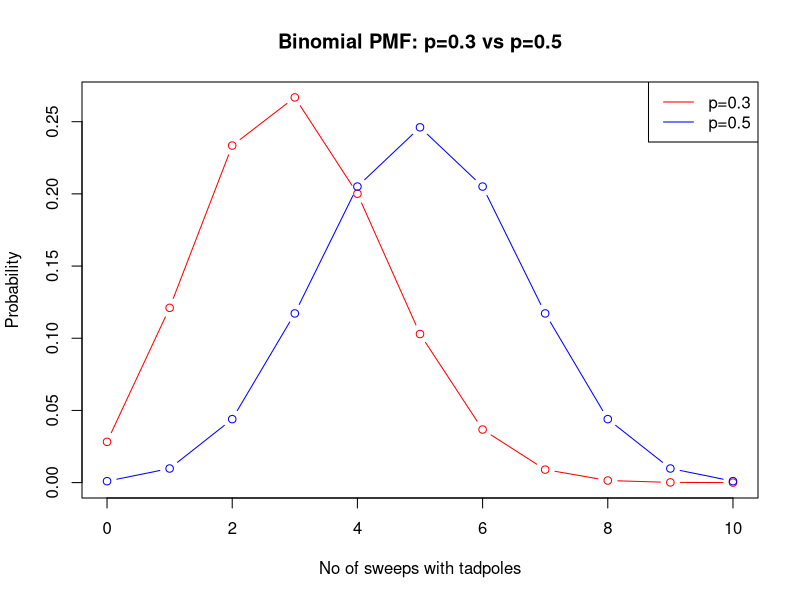
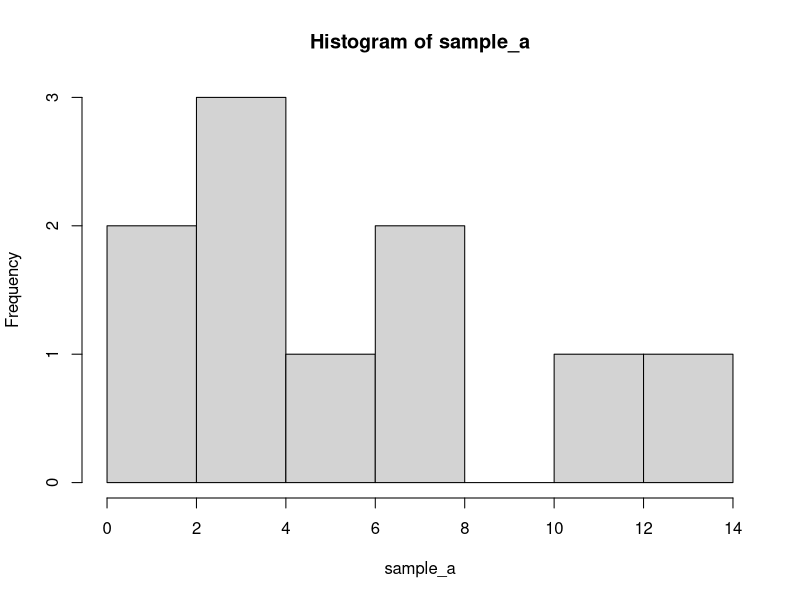
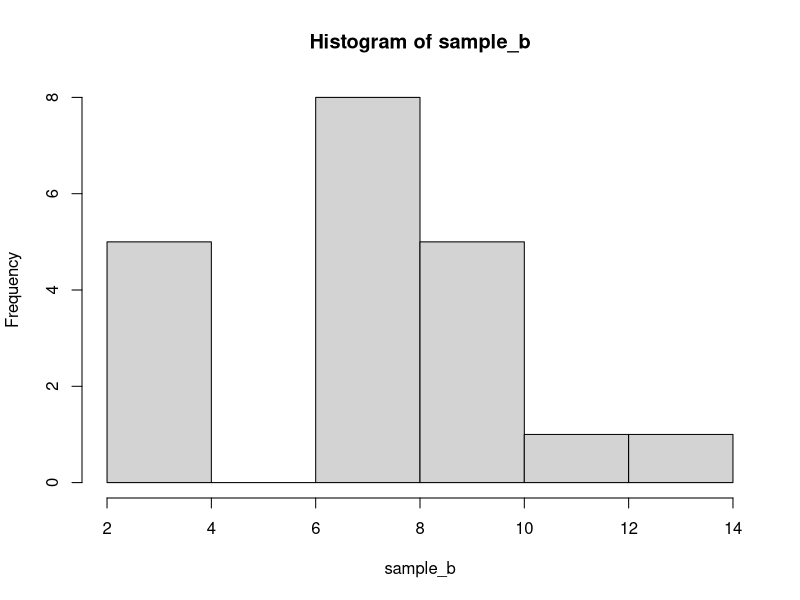
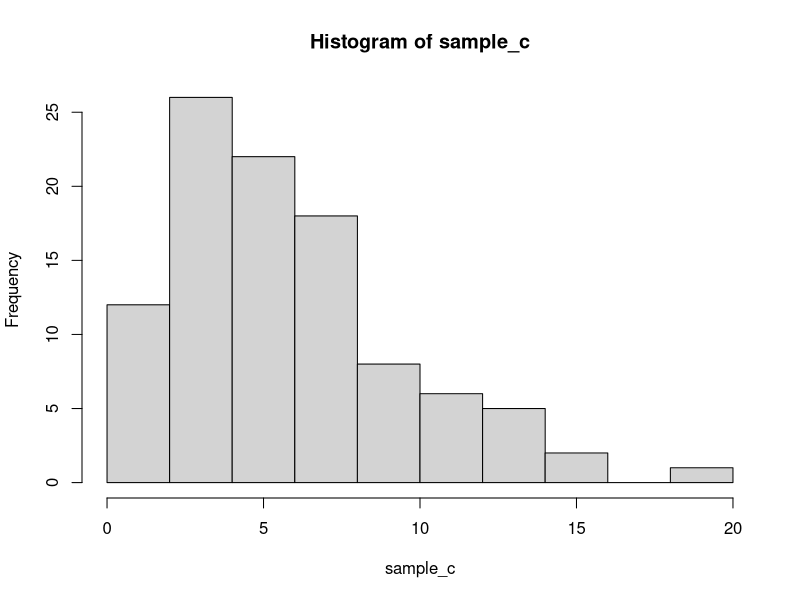
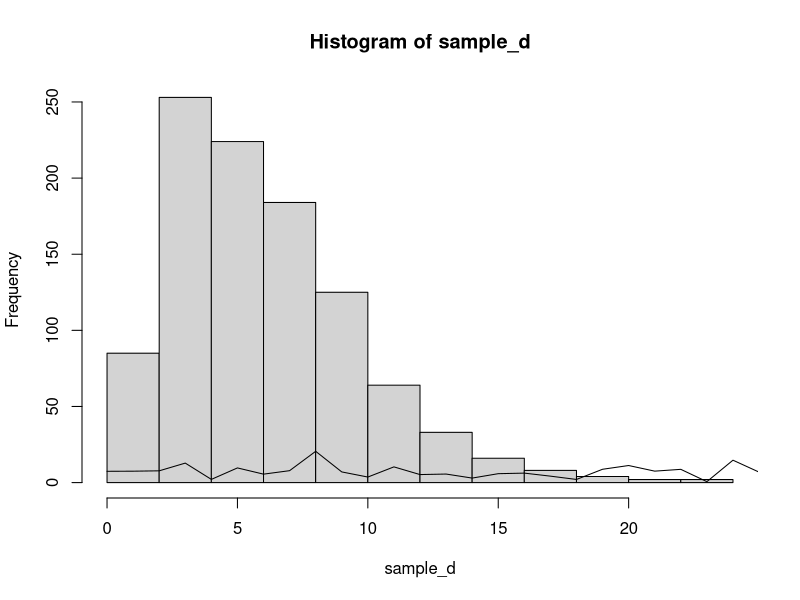
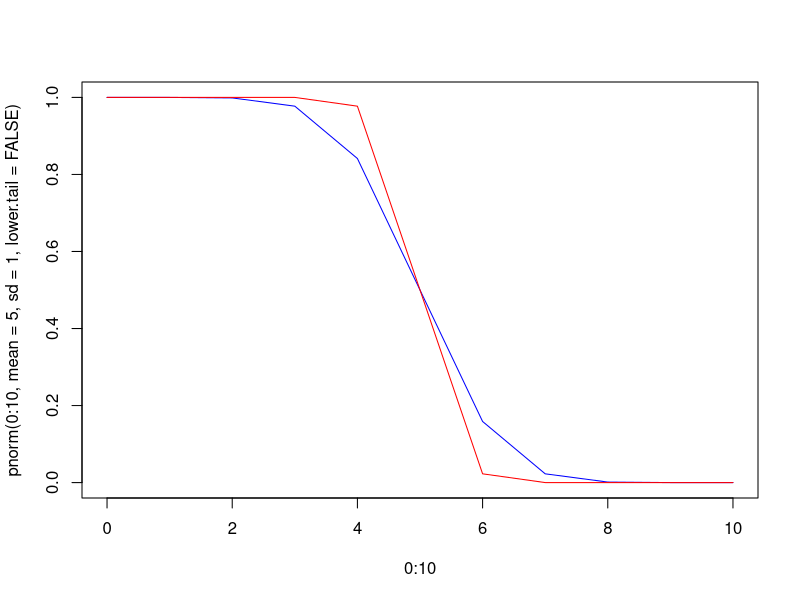
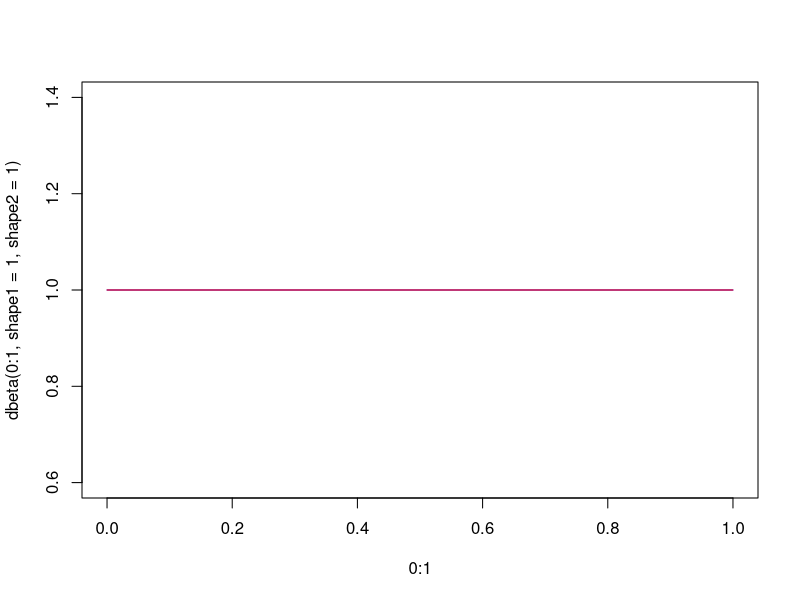

Generate these figures, in order, with R:

## Question 1

# a
set.seed(45)

rolls <- sample(1:6, 6000, replace = TRUE)

table(rolls)

#b

# expectation is the average or mean in statistics

# E(x) = total number of rolls/total number of die face

# E(x) = 6000/6 = 1000

# The expected value is 1000 which is close to what we
# have on the frequency of the 6000 simulated dice rolls



# c
# x > 1030
# n = 6000
# p(1) = 1/6

p_more_1030 <- pbinom(1030,
                      size = 6000,
                      prob = 1/6,
                      lower.tail = FALSE)
p_more_1030

set.seed(45)

sim <- replicate(10000,sum(sample(1:6, 6000, replace = TRUE) == 1) > 1030)

sum(sim)/10000

set.seed(1)
sum(sample(1:6, 6000, replace = TRUE) == 1)

set.seed(2)
sum(sample(1:6, 6000, replace = TRUE) == 1)

## Wood frog larval abundance in vernal pools

p = 0.3
n = 10

# a 
dbinom(6, size = 10, prob = 0.3)

#b
pbinom(2, size = 10, prob = 0.3)

#c
pbinom(4, size = 10, lower.tail = FALSE, prob = 0.3)

#d
x <- 0:10

plot(x, dbinom(x, size = 10, prob = 0.3), 
     type = "b", col = "red", 
     xlab = "No of sweeps with tadpoles",
     ylab = "Probability",
     main = "Binomial PMF: p=0.3 vs p=0.5")

lines(x, dbinom(x, size = 10, prob = 0.5), 
      type = "b", col = "blue")

legend("topright", legend = c("p=0.3","p=0.5"), 
       col = c("red","blue"), lty = 1)


## Gamma Distribution


sample_a <- rgamma(10, shape = 3, scale = 2)

sample_a

hist(sample_a)

sample_b <- rgamma(20, shape = 3, scale = 2)

sample_b

hist(sample_b)


sample_c <- rgamma(100, shape = 3, scale = 2)

sample_c

hist(sample_c)

sample_d <- rgamma(1000, shape = 3, scale = 2)

sample_d

hist(sample_d)

lines(0:999, rgamma(1000, shape = 3, scale = 2))

## Arsenic

# Expectation in statistics means "mean"
# In the normal distribution the mean = median = mode

mean <- 5
s_d <- 1

# X ~ N(mu, sigma^2)

# SE = sigma^2/n

# X ~ N(5, 1/4)

# X ~ N(5, 0.25)

#b

pnorm(7, mean = 5, sd = 1, 
      lower.tail = FALSE)

pnorm(7, mean = 5, sd = sqrt(0.25), 
      lower.tail = FALSE)


plot(0:10, pnorm(0:10, mean = 5, sd = 1, 
                 lower.tail = FALSE),
     col = "blue", type = "l")

lines(0:10, pnorm(0:10, mean = 5, sd = 0.5, 
                  lower.tail = FALSE),
      col = "red")

## Groundwater


mean <- 20
s_d <- 5

pnorm(30, mean = 20, sd = 1, lower.tail = FALSE)

#a
## Regulation

n <- 365
p <- 1/365


# For binomial distribution: Mean = np, SD = np(1-p)
expectation <- n*p
expectation

#b
# Yes the distribution of emissions satisfy the regulation?

#c
x <- 2
n <- 365
p <- 1/365

pbinom(1, size = n, prob = p, lower.tail = F)


## Poisson Distribution

# The only parameter of a poisson distribution "lambda"
# lambda = np

lambda <- 1


ppois(1, lambda = 1, lower.tail = FALSE)

## Uniform and Beta Distribution

plot(0:1, dbeta(0:1,shape1 = 1, shape2 = 1), 
     type = "l", col = "blue")


lines(0:1, dunif(0:1), col = "red")

## Exponential Distribution


# a
# P(Y = 0.5) = 0

#b
pexp(1, rate = 2, lower.tail = FALSE)

#c

# Undefined because -1 is less than our range which is [0,infiniti]

#d

# Undefined because 0.2 is less than 0.7

#c
